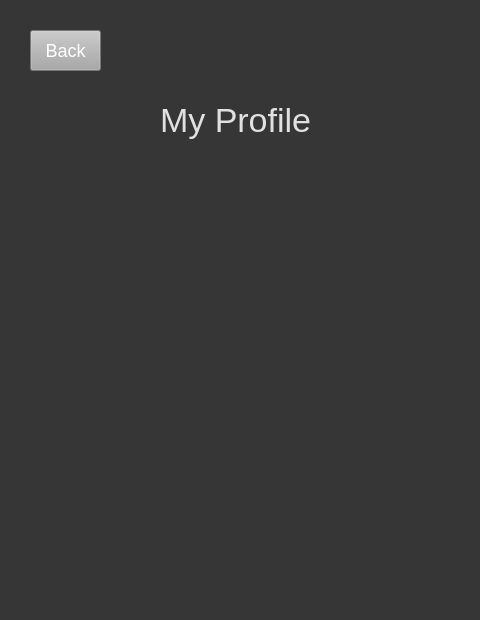
<?xml version="1.0" encoding="UTF-8"?>
<ui version="4.0">
 <class>Form</class>
 <widget class="QWidget" name="Form">
  <property name="geometry">
   <rect>
    <x>0</x>
    <y>0</y>
    <width>480</width>
    <height>620</height>
   </rect>
  </property>
  <property name="windowTitle">
   <string>Form</string>
  </property>
  <property name="styleSheet">
   <string notr="true">background-color: rgb(54, 54, 54);</string>
  </property>
  <widget class="QLabel" name="label">
   <property name="geometry">
    <rect>
     <x>160</x>
     <y>90</y>
     <width>171</width>
     <height>61</height>
    </rect>
   </property>
   <property name="styleSheet">
    <string notr="true">font-size:34px; 
color: rgb(225, 225, 225);</string>
   </property>
   <property name="text">
    <string>My Profile</string>
   </property>
  </widget>
  <widget class="QPushButton" name="backButton">
   <property name="geometry">
    <rect>
     <x>30</x>
     <y>30</y>
     <width>71</width>
     <height>41</height>
    </rect>
   </property>
   <property name="styleSheet">
    <string notr="true">background-color: rgb(167, 168, 167); 
color: rgb(255, 255, 255);
font-size:18px</string>
   </property>
   <property name="text">
    <string>Back</string>
   </property>
  </widget>
 </widget>
 <resources/>
 <connections/>
</ui>
